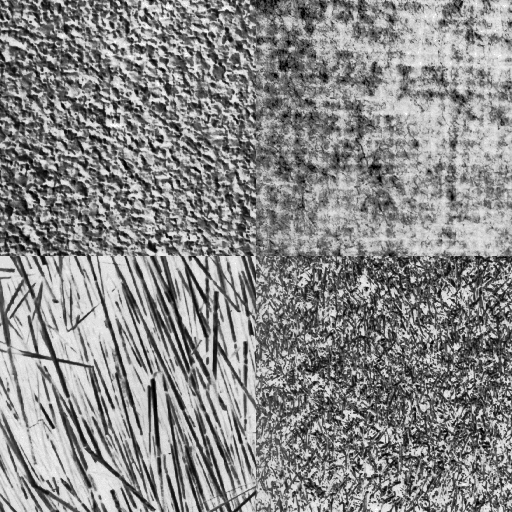
%> input picture mandatory1/mosaic1.png, 512 x 512 px
$ octave main.m   (GNU Octave 9; MATLAB toolbox functions it lacks are replaced by stand-ins)
%> lines starting %> are read from the running program, lines starting %| are printed output that depends on the picture
%% Assigning variables
clear all;
img1 = imread('mosaic1.png');
%> img1 is the input picture: size 512x512 uint8; min 0, max 255, mean 136.8
img2 = imread('mosaic2.png');
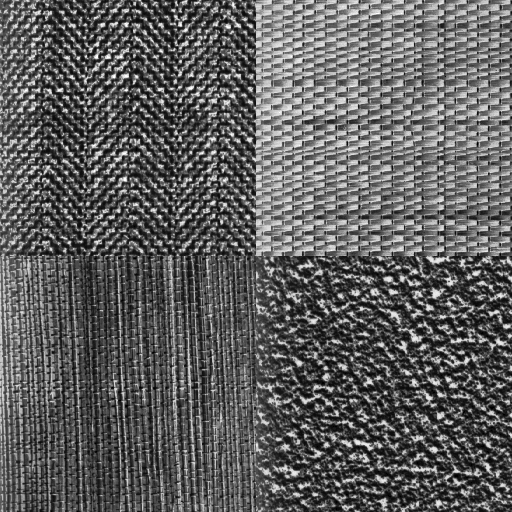
%> input picture mandatory1/mosaic2.png, 512 x 512 px
%> img2 is the input picture: size 512x512 uint8; min 0, max 255, mean 95.4
t1offsets = [3, 4;2, 2]
t2offsets = [10, -1; -1, 10]
t3offsets = [10, -3]
t4offsets = [10, 0; 0, 10]
t5offsets = [6, 6; -6, 6]
t6offsets = [-10, 20; 0, 10]
t7offsets = [10, 1]
t8offsets = [4, 4]
G = 31    %Window size

%% Spitting up windows.
[M, N] = size(img1);
%> M = 512; N = 512
cord1 = 1;
cord2 = M/2;
%> cord2 = 256
cord3 = M/2+1;
%> cord3 = 257
cord4 = M;
%> cord4 = 512
q1 = img1(cord1:cord2, cord1:cord2);
q2 = img1(cord1:cord2, cord3:cord4);
q3 = img1(cord3:cord4, cord1:cord2);
q4 = img1(cord3:cord4, cord3:cord4);
q5 = img2(cord1:cord2, cord1:cord2);
q6 = img2(cord1:cord2, cord3:cord4);
q7 = img2(cord3:cord4, cord1:cord2);
q8 = img2(cord3:cord4, cord3:cord4);
figure(1)
subplot(421)
imhist(q1)
subplot(422)
imhist(q2)
subplot(423)
imhist(q3)
subplot(424)
imhist(q4)
subplot(425)
imhist(q5)
subplot(426)
imhist(q6)
subplot(427)
imhist(q7)
subplot(428)
imhist(q8)
%> figure, not shown here; panel 1: highest point at x = 76, y = 2501; panel 2: highest point at x = 140, y = 3430; panel 3: highest point at x = 221, y = 7922; panel 4: highest point at x = 76, y = 2948
t1 = histeq(q1);
t2 = histeq(q2);
t3 = histeq(q3);
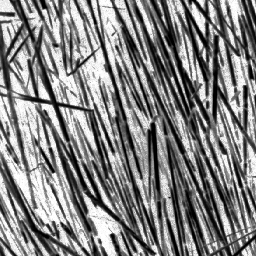
%> t3: size 256x256 uint8; min 0, max 255, mean 130.4
t4 = histeq(q4);
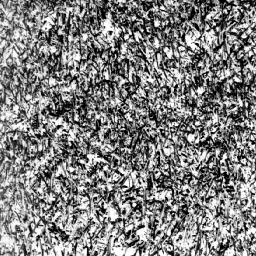
%> t4: size 256x256 uint8; min 0, max 255, mean 127.3
t5 = histeq(q5);
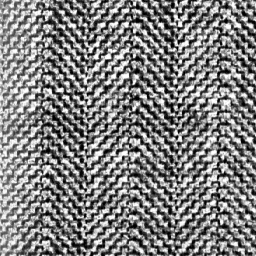
%> t5: size 256x256 uint8; min 0, max 255, mean 127.6
t6 = histeq(q6);
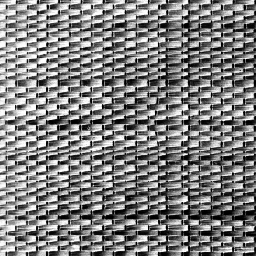
%> t6: size 256x256 uint8; min 0, max 255, mean 127.7
t7 = histeq(q7);
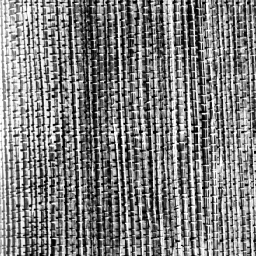
%> t7: size 256x256 uint8; min 0, max 255, mean 127.8
t8 = histeq(q8);
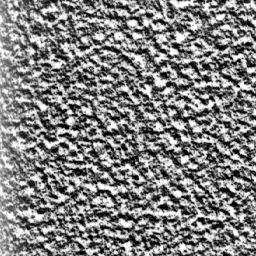
%> t8: size 256x256 uint8; min 0, max 255, mean 127.9
print('-f1','detailhist','-dpng')

%% Testing to algoritm with cutoff
index = 1
summary = zeros(4, 2)
x = 0.005:0.005:0.05
for percent = x
    percent
%> (the run ends here)
